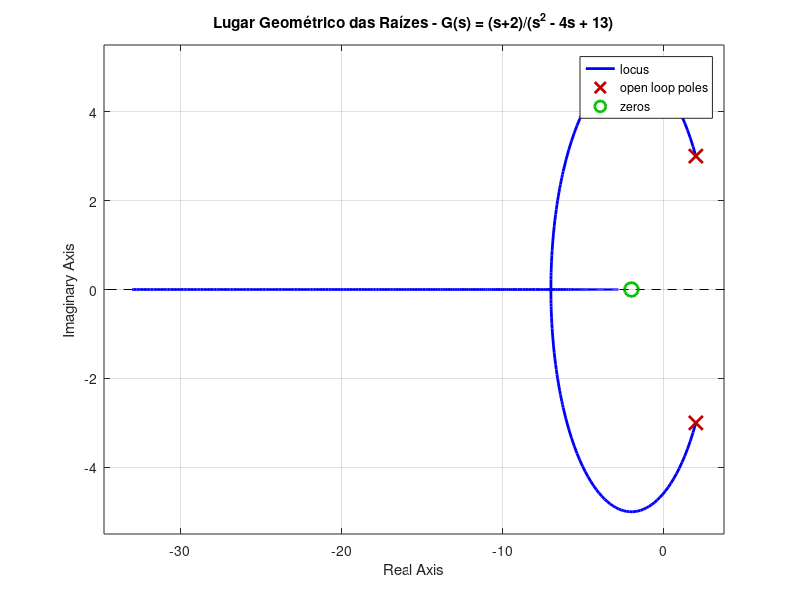

Here is the MATLAB script that generated this plot: (Note: this script raises an error after producing the figure.)
% Definindo o numerador e denominador
num = [1 2];          % s + 2
den = [1 -4 13];      % s^2 - 4s + 13

% Criando a função de transferência
sys = tf(num, den);

% Plotando o Lugar das Raízes
rlocus(sys);
grid on;
title('Lugar Geométrico das Raízes - G(s) = (s+2)/(s^2 - 4s + 13)');




[p, z, LS, sigma_A, phi_A, sigma_out, w_cross, phi_in, theta_out] = root_locus_out(num, den);
    
    
function [p, z, LS, sigma_A, phi_A, sigma_out, w_cross, phi_in, theta_out] = root_locus_out(num, den)
    % Entrada:
    % num: Coeficientes do Numerador, do maior para o menor grau
    % den: Coeficientes do Denominador, do maior para o menor grau
    
    % Saída:
    % p: Polos de Malha Aberta
    % z: Zeros de Malha Aberta
    % LS: Número de Lugares Separados
    % Sigma_A: Ponto de partida das Assíntotas
    % Phi_A: Ângulo de Partida das Assíntotas
    % sigma_out: Pontos de Saída do Eixo Real
    % w_cross: Cruzamento do eixo imaginário
    % phi_in:  Ângulo de Entrada dos Zeros Complexos
    % theta_out: Ângulo de Saída dos Polos Complexos
    
    
    % Cálculo dos Polos e Zeros
    p = roots(den);
    z = roots(num);
    
    Np = length(p);
    Nz = length(z);
    
    % Cálculo dos Ângulos de Saída se Houver Polos Complexos
    theta_out = [];
    for i = 1:Np
        p_i = p(i);
        if imag(p_i) > 0
            theta_out(end+1) = pi - sum(angle(p_i - p(p ~= p_i))) + sum(angle(p_i - z));
        end
    end
    
    
    % Cálculo dos Ângilos de Entrada se Houver Zeros Complexos
    phi_in = [];
    for j = 1:Nz
        z_j = z(j);
        if imag(z_j) ~= 0
            phi_in(end+1) = pi - sum(angle(z_j - p)) + sum(angle(z_j - z(z ~= z_j)));
        end
    end
    
    % Conversão para graus
    phi_in = phi_in .*(180)/(pi);
    
    theta_out = theta_out .*(180)/(pi);

    % Número de Lugares Separados
    LS = max(Np, Nz);
    
    % Número de Polos Tendendo a zeros Infinitos Por Assíntotas
    N_A = Np - Nz;
    
    % Cálculo da Ângulação das Assíntotas
    q = 0:1:N_A-1;
    
    phi_A = ((2*q + 1)/(N_A)).* 180;
    
    sigma_A = real(sum(p) - sum(z))/N_A;
    
    % Cálculo Simbólico para Derivada e suas Raízes, Calculando K = -D(s)/N(s)
    syms s w K real
    
    D_s = 0;
    for i = 0:Np
        D_s = D_s + den(Np-i+1)*s^(i);
    end
    
    N_s = 0;
    for j = 0:Nz
        N_s = N_s + num(Nz+1-j)*s^(j);
    end
    
    % p(s) = D_s/N_s;
    P_s = D_s/N_s;

    sigma_out = double(real( solve(diff(P_s, s) == 0, s) ));
    
    % Denominador de Malha Fechada N(s) + K*D(s) para Routh Hurwitz
    den_mf = N_s + K*D_s;
    
    eq = subs(den_mf, s, 1i*w);
    
    eq_real = real(eq);
    eq_imag = imag(eq);
    
    sol = solve([eq_real == 0, eq_imag == 0], [w, K]);
    
    K_cross = double(sol.K);
    w_cross = double(sol.w);
    
    idx = K_cross> 0;
    
    % Pega os cruzamentos apenas para K>0
    w_cross = w_cross(idx);
    
    
    end
